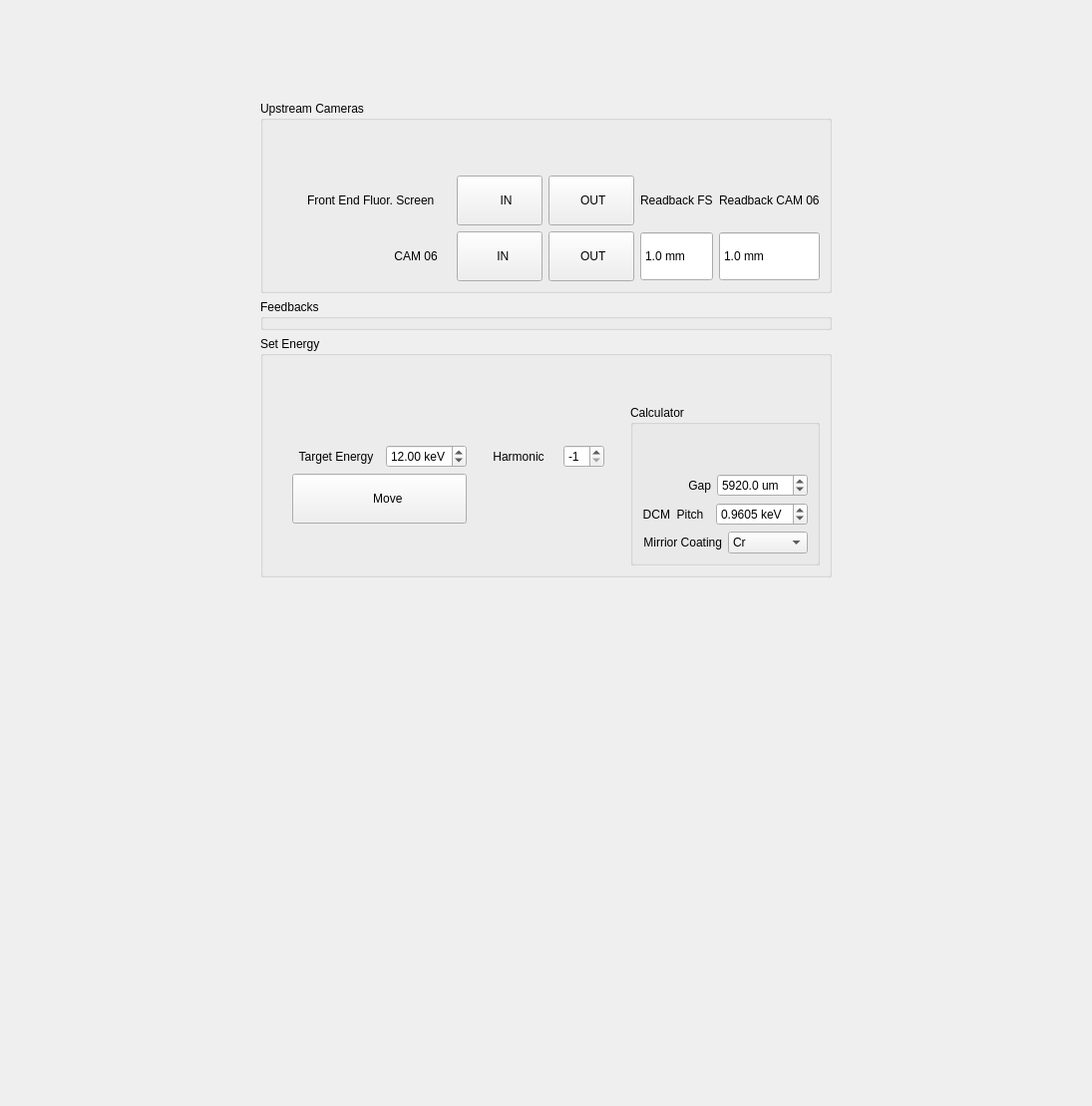
      <widget class="QWidget" name="energy">
       <attribute name="title">
        <string>Energy Change</string>
       </attribute>
       <layout class="QGridLayout" name="gridLayout_122">
        <item row="0" column="1">
         <spacer name="verticalSpacer_29">
          <property name="orientation">
           <enum>Qt::Vertical</enum>
          </property>
          <property name="sizeHint" stdset="0">
           <size>
            <width>20</width>
            <height>40</height>
           </size>
          </property>
         </spacer>
        </item>
        <item row="1" column="0" colspan="2">
         <layout class="QGridLayout" name="gridLayout_121">
          <property name="leftMargin">
           <number>250</number>
          </property>
          <property name="topMargin">
           <number>50</number>
          </property>
          <property name="rightMargin">
           <number>250</number>
          </property>
          <property name="bottomMargin">
           <number>50</number>
          </property>
          <item row="0" column="0">
           <widget class="QGroupBox" name="groupBox_23">
            <property name="sizePolicy">
             <sizepolicy hsizetype="Preferred" vsizetype="Fixed">
              <horstretch>0</horstretch>
              <verstretch>0</verstretch>
             </sizepolicy>
            </property>
            <property name="styleSheet">
             <string notr="true"/>
            </property>
            <property name="title">
             <string>Upstream Cameras</string>
            </property>
            <property name="flat">
             <bool>false</bool>
            </property>
            <property name="checkable">
             <bool>false</bool>
            </property>
            <layout class="QGridLayout" name="gridLayout_71">
             <item row="0" column="0">
              <widget class="QLabel" name="label_133">
               <property name="sizePolicy">
                <sizepolicy hsizetype="Preferred" vsizetype="Fixed">
                 <horstretch>0</horstretch>
                 <verstretch>0</verstretch>
                </sizepolicy>
               </property>
               <property name="text">
                <string/>
               </property>
              </widget>
             </item>
             <item row="1" column="0" colspan="2">
              <layout class="QGridLayout" name="gridLayout_80">
               <item row="1" column="0">
                <layout class="QGridLayout" name="gridLayout_76">
                 <item row="0" column="0">
                  <widget class="QLabel" name="label_72">
                   <property name="text">
                    <string>     Front End Fluor. Screen     </string>
                   </property>
                   <property name="alignment">
                    <set>Qt::AlignRight|Qt::AlignTrailing|Qt::AlignVCenter</set>
                   </property>
                  </widget>
                 </item>
                 <item row="0" column="1" rowspan="2">
                  <layout class="QGridLayout" name="gridLayout_74">
                   <item row="0" column="1">
                    <widget class="QPushButton" name="pb_FS_OUT">
                     <property name="sizePolicy">
                      <sizepolicy hsizetype="Preferred" vsizetype="Preferred">
                       <horstretch>0</horstretch>
                       <verstretch>0</verstretch>
                      </sizepolicy>
                     </property>
                     <property name="text">
                      <string>    OUT   </string>
                     </property>
                    </widget>
                   </item>
                   <item row="2" column="0">
                    <widget class="QPushButton" name="pb_CAM6_IN">
                     <property name="sizePolicy">
                      <sizepolicy hsizetype="Preferred" vsizetype="Preferred">
                       <horstretch>0</horstretch>
                       <verstretch>0</verstretch>
                      </sizepolicy>
                     </property>
                     <property name="text">
                      <string>   
  IN    
</string>
                     </property>
                    </widget>
                   </item>
                   <item row="0" column="0">
                    <widget class="QPushButton" name="pb_FS_IN">
                     <property name="sizePolicy">
                      <sizepolicy hsizetype="Preferred" vsizetype="Preferred">
                       <horstretch>0</horstretch>
                       <verstretch>0</verstretch>
                      </sizepolicy>
                     </property>
                     <property name="text">
                      <string> 
    IN     
</string>
                     </property>
                    </widget>
                   </item>
                   <item row="2" column="1">
                    <widget class="QPushButton" name="pb_CAM6_OUT">
                     <property name="sizePolicy">
                      <sizepolicy hsizetype="Preferred" vsizetype="Preferred">
                       <horstretch>0</horstretch>
                       <verstretch>0</verstretch>
                      </sizepolicy>
                     </property>
                     <property name="text">
                      <string>    OUT   </string>
                     </property>
                    </widget>
                   </item>
                  </layout>
                 </item>
                 <item row="1" column="0">
                  <widget class="QLabel" name="label_75">
                   <property name="text">
                    <string>    CAM 06    </string>
                   </property>
                   <property name="alignment">
                    <set>Qt::AlignRight|Qt::AlignTrailing|Qt::AlignVCenter</set>
                   </property>
                  </widget>
                 </item>
                </layout>
               </item>
              </layout>
             </item>
             <item row="0" column="1">
              <spacer name="verticalSpacer_21">
               <property name="orientation">
                <enum>Qt::Vertical</enum>
               </property>
               <property name="sizeHint" stdset="0">
                <size>
                 <width>20</width>
                 <height>40</height>
                </size>
               </property>
              </spacer>
             </item>
             <item row="1" column="2">
              <layout class="QGridLayout" name="gridLayout_86">
               <item row="0" column="0">
                <widget class="QLabel" name="label_127">
                 <property name="text">
                  <string>Readback FS</string>
                 </property>
                </widget>
               </item>
               <item row="0" column="1">
                <widget class="QLabel" name="label_128">
                 <property name="text">
                  <string>Readback CAM 06</string>
                 </property>
                </widget>
               </item>
               <item row="1" column="0">
                <widget class="QDoubleSpinBox" name="db_fs">
                 <property name="sizePolicy">
                  <sizepolicy hsizetype="Preferred" vsizetype="Preferred">
                   <horstretch>0</horstretch>
                   <verstretch>0</verstretch>
                  </sizepolicy>
                 </property>
                 <property name="readOnly">
                  <bool>true</bool>
                 </property>
                 <property name="buttonSymbols">
                  <enum>QAbstractSpinBox::NoButtons</enum>
                 </property>
                 <property name="suffix">
                  <string> mm</string>
                 </property>
                 <property name="decimals">
                  <number>1</number>
                 </property>
                 <property name="minimum">
                  <double>-100.000000000000000</double>
                 </property>
                 <property name="maximum">
                  <double>100.000000000000000</double>
                 </property>
                 <property name="value">
                  <double>1.000000000000000</double>
                 </property>
                </widget>
               </item>
               <item row="1" column="1">
                <widget class="QDoubleSpinBox" name="db_cam6">
                 <property name="sizePolicy">
                  <sizepolicy hsizetype="Preferred" vsizetype="Preferred">
                   <horstretch>0</horstretch>
                   <verstretch>0</verstretch>
                  </sizepolicy>
                 </property>
                 <property name="readOnly">
                  <bool>true</bool>
                 </property>
                 <property name="buttonSymbols">
                  <enum>QAbstractSpinBox::NoButtons</enum>
                 </property>
                 <property name="suffix">
                  <string> mm</string>
                 </property>
                 <property name="decimals">
                  <number>1</number>
                 </property>
                 <property name="minimum">
                  <double>-100.000000000000000</double>
                 </property>
                 <property name="maximum">
                  <double>100.000000000000000</double>
                 </property>
                 <property name="value">
                  <double>1.000000000000000</double>
                 </property>
                </widget>
               </item>
              </layout>
             </item>
            </layout>
           </widget>
          </item>
          <item row="2" column="0">
           <widget class="QGroupBox" name="groupBox_32">
            <property name="title">
             <string>Set Energy</string>
            </property>
            <layout class="QGridLayout" name="gridLayout_116">
             <item row="0" column="0">
              <spacer name="verticalSpacer_27">
               <property name="orientation">
                <enum>Qt::Vertical</enum>
               </property>
               <property name="sizeType">
                <enum>QSizePolicy::Fixed</enum>
               </property>
               <property name="sizeHint" stdset="0">
                <size>
                 <width>20</width>
                 <height>40</height>
                </size>
               </property>
              </spacer>
             </item>
             <item row="1" column="0">
              <layout class="QGridLayout" name="gridLayout_115">
               <property name="leftMargin">
                <number>20</number>
               </property>
               <property name="topMargin">
                <number>40</number>
               </property>
               <property name="rightMargin">
                <number>20</number>
               </property>
               <property name="bottomMargin">
                <number>40</number>
               </property>
               <item row="0" column="0">
                <layout class="QGridLayout" name="gridLayout_106">
                 <item row="0" column="0">
                  <widget class="QLabel" name="label_81">
                   <property name="text">
                    <string>  Target Energy  </string>
                   </property>
                   <property name="alignment">
                    <set>Qt::AlignRight|Qt::AlignTrailing|Qt::AlignVCenter</set>
                   </property>
                  </widget>
                 </item>
                 <item row="0" column="1">
                  <widget class="QDoubleSpinBox" name="doubleSpinBox_2">
                   <property name="styleSheet">
                    <string notr="true">font: 14pt &quot;Cantarell&quot;;</string>
                   </property>
                   <property name="suffix">
                    <string> keV</string>
                   </property>
                   <property name="decimals">
                    <number>2</number>
                   </property>
                   <property name="minimum">
                    <double>5.000000000000000</double>
                   </property>
                   <property name="maximum">
                    <double>25.000000000000000</double>
                   </property>
                   <property name="singleStep">
                    <double>0.500000000000000</double>
                   </property>
                   <property name="value">
                    <double>12.000000000000000</double>
                   </property>
                  </widget>
                 </item>
                </layout>
               </item>
               <item row="1" column="0">
                <widget class="QPushButton" name="pb_move_energy">
                 <property name="sizePolicy">
                  <sizepolicy hsizetype="Minimum" vsizetype="Fixed">
                   <horstretch>0</horstretch>
                   <verstretch>0</verstretch>
                  </sizepolicy>
                 </property>
                 <property name="text">
                  <string>
     Move    
</string>
                 </property>
                </widget>
               </item>
               <item row="0" column="1">
                <layout class="QGridLayout" name="gridLayout_110">
                 <item row="0" column="1">
                  <widget class="QSpinBox" name="sb_harmonic">
                   <property name="minimum">
                    <number>-1</number>
                   </property>
                   <property name="singleStep">
                    <number>2</number>
                   </property>
                   <property name="value">
                    <number>-1</number>
                   </property>
                  </widget>
                 </item>
                 <item row="0" column="0">
                  <widget class="QLabel" name="label_148">
                   <property name="text">
                    <string>      Harmonic    </string>
                   </property>
                   <property name="alignment">
                    <set>Qt::AlignRight|Qt::AlignTrailing|Qt::AlignVCenter</set>
                   </property>
                  </widget>
                 </item>
                </layout>
               </item>
              </layout>
             </item>
             <item row="1" column="1">
              <widget class="QGroupBox" name="groupBox_31">
               <property name="title">
                <string>Calculator</string>
               </property>
               <layout class="QGridLayout" name="gridLayout_117">
                <item row="0" column="0">
                 <spacer name="verticalSpacer_19">
                  <property name="orientation">
                   <enum>Qt::Vertical</enum>
                  </property>
                  <property name="sizeType">
                   <enum>QSizePolicy::Fixed</enum>
                  </property>
                  <property name="sizeHint" stdset="0">
                   <size>
                    <width>20</width>
                    <height>40</height>
                   </size>
                  </property>
                 </spacer>
                </item>
                <item row="1" column="0">
                 <layout class="QGridLayout" name="gridLayout_114">
                  <item row="1" column="0">
                   <layout class="QGridLayout" name="gridLayout_109">
                    <item row="0" column="0">
                     <widget class="QLabel" name="label_132">
                      <property name="text">
                       <string>DCM  Pitch  </string>
                      </property>
                      <property name="alignment">
                       <set>Qt::AlignRight|Qt::AlignTrailing|Qt::AlignVCenter</set>
                      </property>
                     </widget>
                    </item>
                    <item row="0" column="1">
                     <widget class="QDoubleSpinBox" name="dsb_target_pitch">
                      <property name="suffix">
                       <string> keV</string>
                      </property>
                      <property name="decimals">
                       <number>4</number>
                      </property>
                      <property name="minimum">
                       <double>-5.000000000000000</double>
                      </property>
                      <property name="maximum">
                       <double>5.000000000000000</double>
                      </property>
                      <property name="singleStep">
                       <double>0.005000000000000</double>
                      </property>
                      <property name="value">
                       <double>0.960500000000000</double>
                      </property>
                     </widget>
                    </item>
                   </layout>
                  </item>
                  <item row="0" column="0">
                   <layout class="QGridLayout" name="gridLayout_112">
                    <item row="0" column="0">
                     <widget class="QLabel" name="label_149">
                      <property name="text">
                       <string>Gap</string>
                      </property>
                      <property name="alignment">
                       <set>Qt::AlignRight|Qt::AlignTrailing|Qt::AlignVCenter</set>
                      </property>
                     </widget>
                    </item>
                    <item row="0" column="1">
                     <widget class="QDoubleSpinBox" name="dsb_target_ugap">
                      <property name="suffix">
                       <string> um</string>
                      </property>
                      <property name="decimals">
                       <number>1</number>
                      </property>
                      <property name="minimum">
                       <double>4000.000000000000000</double>
                      </property>
                      <property name="maximum">
                       <double>25000.000000000000000</double>
                      </property>
                      <property name="singleStep">
                       <double>5.000000000000000</double>
                      </property>
                      <property name="value">
                       <double>5920.000000000000000</double>
                      </property>
                     </widget>
                    </item>
                   </layout>
                  </item>
                  <item row="2" column="0">
                   <layout class="QGridLayout" name="gridLayout_113">
                    <item row="0" column="1">
                     <widget class="QComboBox" name="cb_target_coating">
                      <item>
                       <property name="text">
                        <string>Cr</string>
                       </property>
                      </item>
                      <item>
                       <property name="text">
                        <string>Pt</string>
                       </property>
                      </item>
                      <item>
                       <property name="text">
                        <string>Si</string>
                       </property>
                      </item>
                      <item>
                       <property name="text">
                        <string>Rd</string>
                       </property>
                      </item>
                     </widget>
                    </item>
                    <item row="0" column="0">
                     <widget class="QLabel" name="label_146">
                      <property name="text">
                       <string>Mirrior Coating</string>
                      </property>
                      <property name="alignment">
                       <set>Qt::AlignRight|Qt::AlignTrailing|Qt::AlignVCenter</set>
                      </property>
                     </widget>
                    </item>
                   </layout>
                  </item>
                 </layout>
                </item>
               </layout>
              </widget>
             </item>
            </layout>
           </widget>
          </item>
          <item row="1" column="0">
           <widget class="QGroupBox" name="groupBox_33">
            <property name="title">
             <string>Feedbacks</string>
            </property>
           </widget>
          </item>
         </layout>
        </item>
        <item row="2" column="0">
         <spacer name="verticalSpacer_18">
          <property name="orientation">
           <enum>Qt::Vertical</enum>
          </property>
          <property name="sizeHint" stdset="0">
           <size>
            <width>20</width>
            <height>469</height>
           </size>
          </property>
         </spacer>
        </item>
       </layout>
      </widget>
